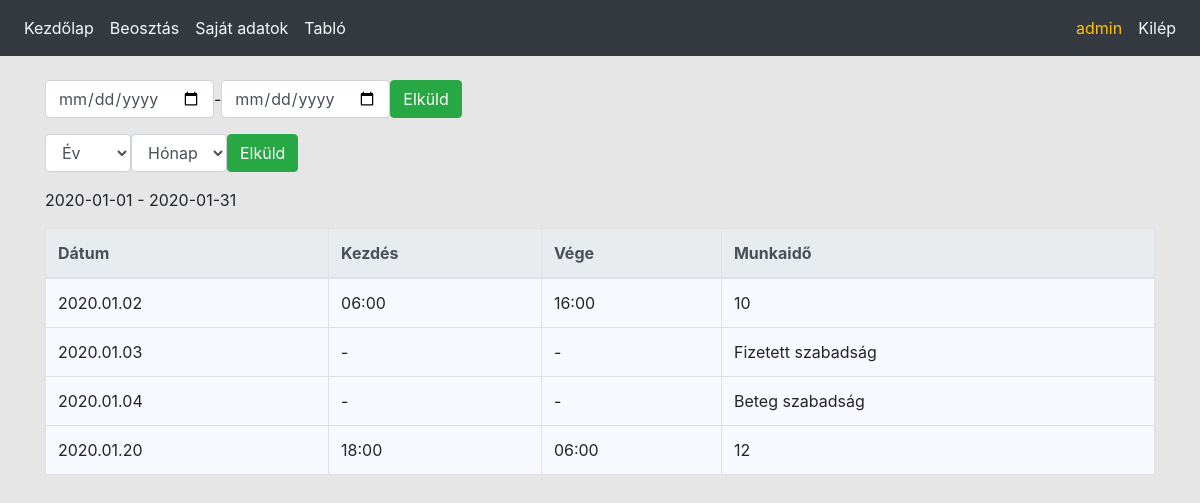
Page /own_time_table.php (signed in) on the committed database.
### tables this page shows
CREATE TABLE IF NOT EXISTS `time_table` (
  `id` int(11) NOT NULL AUTO_INCREMENT,
  `user_id` int(11) NOT NULL,
  `start_date` datetime NOT NULL,
  `end_date` datetime DEFAULT NULL,
  `paid_leave` tinyint(1) DEFAULT 0,
  `sick_leave` tinyint(1) DEFAULT 0,
  `update_at` datetime NOT NULL DEFAULT current_timestamp(),
  PRIMARY KEY (`id`),
  KEY `user_id` (`user_id`)
);

### own_time_table.php (the view, shortened to what this page needs)
<?php
require_once('config/init.php');
$userid = $_SESSION['userid'];
if (!empty($_POST['year']) && (!empty($_POST['month']))){
     $year = $_POST['year'];
     $month = $_POST['month'];
     $start_date = $year.'-'.$month.'-01';
     $stop_date = getLastDay($start_date);
}else{
    if (!empty($_POST['start']) && (!empty($_POST['end']))){
        $start_date = $_POST['start'];
        $stop_date = $_POST['end'];
    }else{
        $date_now = date('Y-m-d');
        $start_date = getFirsDay($date_now);
        $stop_date = getLastDay($date_now);
    }
}
$years = array();
$months = array();
$sql = 'SELECT start_date FROM time_table WHERE user_id = '.$userid;
$res = $con -> query($sql);
while ($row = $res -> fetch_assoc()){
    $datum = strtotime($row['start_date']);
    if (!array_key_exists(date("Y", $datum), $years)){
        $years[date("Y", $datum)] = true;
    }
    if (!array_key_exists(date("m", $datum), $months)){
        $months[date("m", $datum)] = true;
    }
}
ksort($years);
ksort($months);
$selector = '<p><form class="form-inline" action="#" method="post">
    <select class="form-control" name="year">
    <option value="0">Év</option>';
    foreach ($years as $key => $value) {
        $selector .=  '<option value="'.$key.'">'.$key.'</option>';
    };
$selector .= '</select>
    <select class="form-control" name="month">
    <option value="0">Hónap</option>';
    foreach ($months as $key => $value) {
        $selector .=  '<option value="'.$key.'">'.$key.'</option>';
    };
$selector .='</select> <input class="btn btn-success" type="submit" value="Elküld"></form>';
$sql = 'SELECT * FROM time_table WHERE user_id = '.$userid.' AND start_date > "'.$start_date.'" AND start_date < "'.increaseDateDay($stop_date, 1).'" ORDER BY start_date ASC';
$res = $con -> query($sql);
$content = '<table class="table table-bordered table-hover">'
        . '<thead class="thead-light">'
        . '<tr>'
        . '<th>Dátum</th>'
        . '<th>Kezdés</th>'
        . '<th>Vége</th>'
        . '<th>Munkaidő</th>'
        . '</tr>'
        . '</thead>';
while ($row = $res -> fetch_assoc()){
    $workshift_start = strtotime($row['start_date']);
    $workshift_end = strtotime($row['end_date']);
    $working_time = $workshift_end - $workshift_start;
    $paid_leave = $row['paid_leave'];
    $sick_leave = $row['sick_leave'];
    if ($paid_leave){
        $content .='<tr>'
                . '<td>'.date("Y.m.d", $workshift_start).'</td>'
                . '<td>-</td>'
                . '<td>-</td>'
                . '<td>Fizetett szabadság</td>'
            . '</tr>';
    }else{
        if($sick_leave){
            $content .='<tr>'
                . '<td>'.date("Y.m.d", $workshift_start).'</td>'
                . '<td>-</td>'
                . '<td>-</td>'
                . '<td>Beteg szabadság</td>'
            . '</tr>';
        }else{
             $content .='<tr>'
                . '<td>'.date("Y.m.d", $workshift_start).'</td>'
                . '<td>'.date("H:i", $workshift_start).'</td>'
                . '<td title="'.date("Y.m.d", $workshift_end).'">'.date("H:i", $workshift_end).'</td>'
                . '<td>'.(($working_time/60)/60).'</td>'
            . '</tr>';
        }
    }
}
$content .='</table>';
echo '<div class="container">';
echo $selector;
echo '<p><p>'.$start_date .' - '. $stop_date;
echo $content;
echo '</div>';

### Style/style.css (style rules this page uses)
body { background-color: rgb(230,230,230); }
.table { background-color: ghostwhite; }

### rows in the picture
time_table: start_date "2020.01.02", start_date "06:00", end_date "16:00", ($working_time/60)/60 "10"
time_table: start_date "2020.01.03"
time_table: start_date "2020.01.04"
time_table: start_date "2020.01.20", start_date "18:00", end_date "06:00", ($working_time/60)/60 "12"

### other values in the picture
$menu "Kezdőlap"
$_SESSION['username'] "admin"
$start_date "2020-01-01"
$stop_date "2020-01-31"
